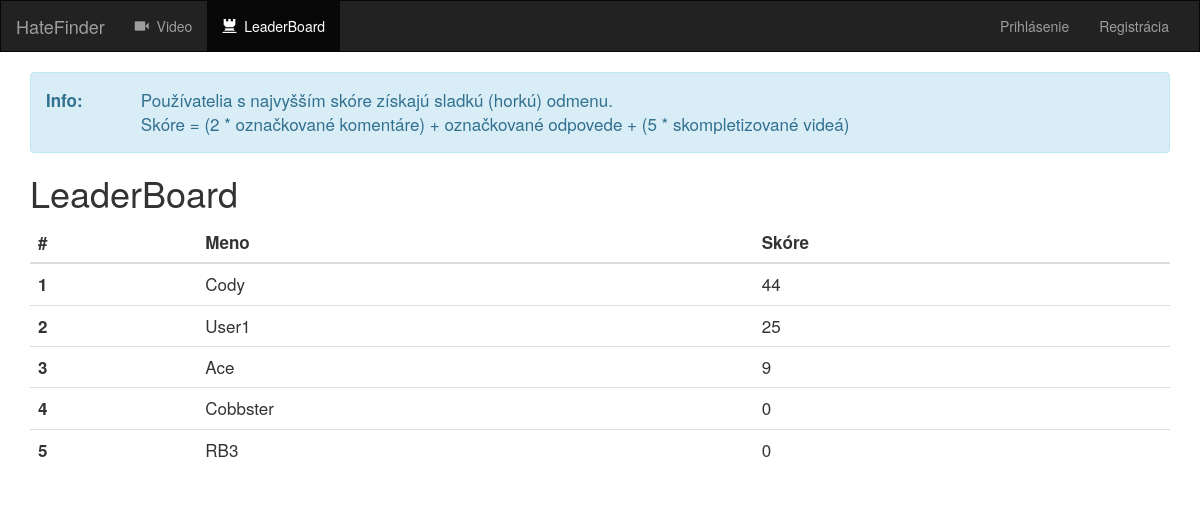
The page /video/leaderboard/ on the database as committed earlier.
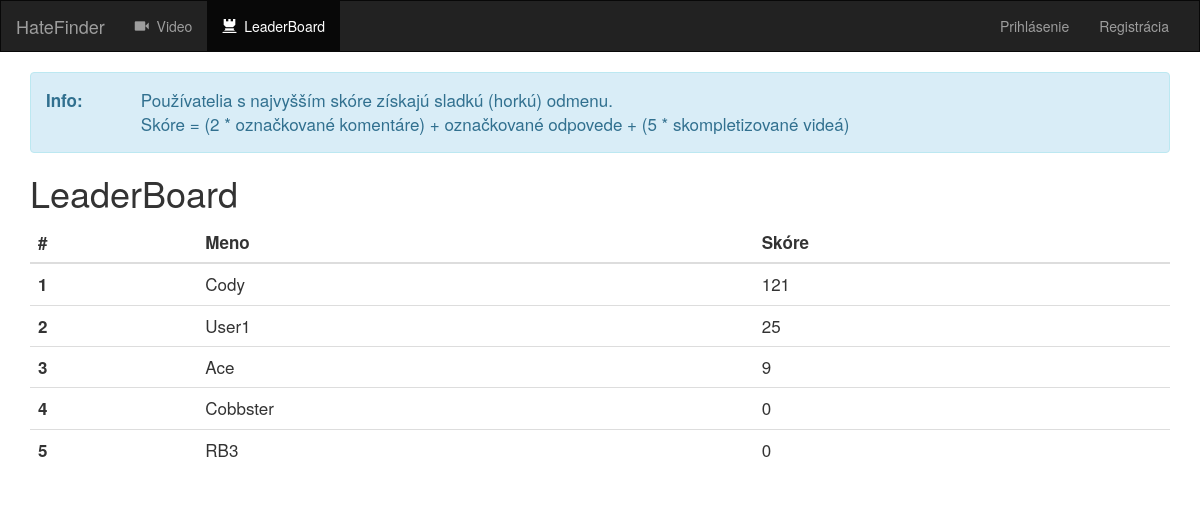
The same page on the database as committed later.
### video/models.py (models this page shows)
class Worker(models.Model):
    user = models.OneToOneField(User, on_delete=models.CASCADE)
    videos = models.ManyToManyField(Video)
    comments = models.ManyToManyField(Comment)
    score = models.IntegerField(default=0)
    def __str__(self):
        return self.user.username

### video/views.py (the view)
class LeaderBoardView(generic.ListView):
    template_name = 'video/leaderboard.html'
    context_object_name = 'workers'
    def get_queryset(self):
        main_set = Worker.objects.all().order_by('-score')
        subset = main_set[:10]
        return subset

### video/templates/video/leaderboard.html (shortened to what this page needs)
{% extends 'video/base.html' %}
{% block active_list %}
    <ul class="nav navbar-nav">
        <li class="">
            <a href="{%  url 'video:index' %}">
                <span class="glyphicon glyphicon-facetime-video" aria-hidden="true"></span>&nbsp; Video
            </a>
        </li>
        <li class="active">
            <a href="{%  url 'video:leaderboard' %}">
                <span class="glyphicon glyphicon-tower" aria-hidden="true"></span>&nbsp; LeaderBoard
            </a>
        </li>
    </ul>
{% endblock %}
{% block body %}
    <div id="leaderboard" class="container">
        <div class="alert alert-info">
            <div class="row">
                <div class="col-md-1">
                    <strong>Info:</strong>
                </div>
                <div class="col-md-11">
                    Používatelia s najvyšším skóre získajú sladkú (horkú) odmenu. <br>
                    Skóre = (2 * označkované komentáre) + označkované odpovede + (5 * skompletizované videá)
                </div>
            </div>
        </div>
        <h1>LeaderBoard</h1>
        <table class="table">
            <thead>
                <tr>
                    <th>#</th>
                    <th>Meno</th>
                    <th>Skóre</th>
                </tr>
            </thead>
            <tbody>
                {% for worker in workers %}
                    <tr>
                        <th scope="row">{{ forloop.counter }}</th>
                        <td>{{ worker }}</td>
                        <td>{{ worker.score }}</td>
                    </tr>
                {% endfor %}
            </tbody>
        </table>
    </div>
{% endblock %}

Rows that differ between the two databases and show on the page:
changed Worker "Cody": score "44" → "121"
